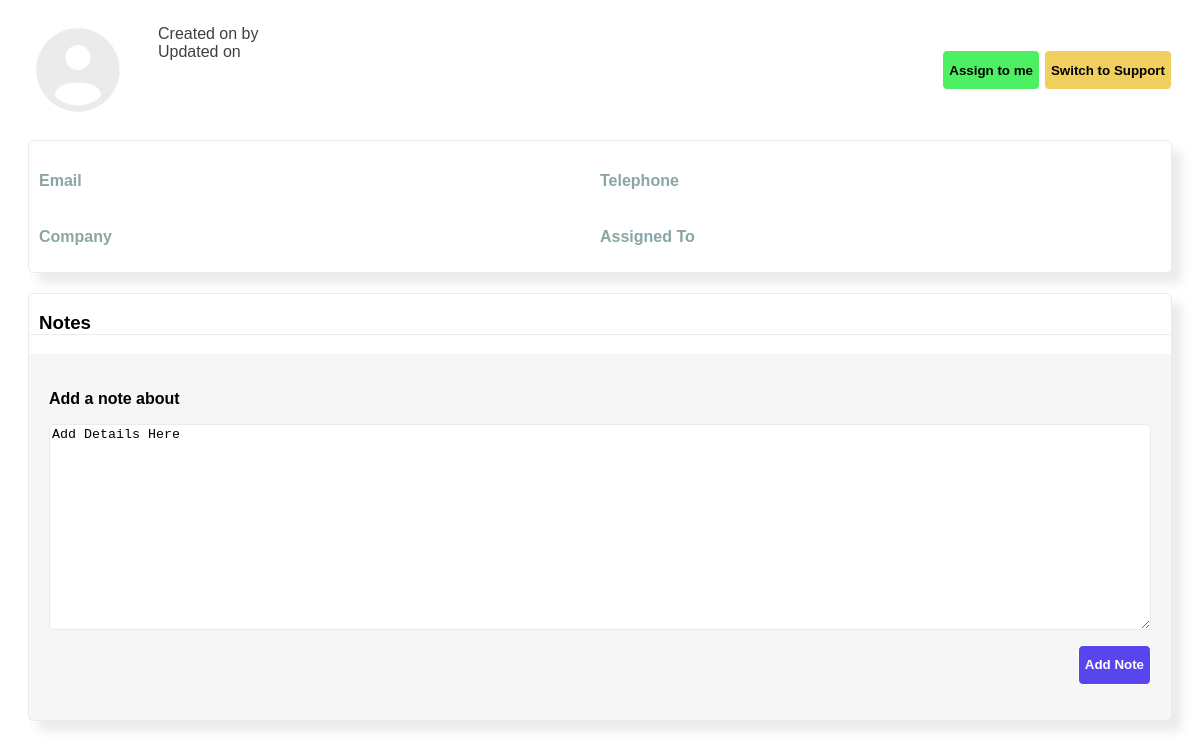
Before: /contactDetail.php?mail=example@something.com with the older database file.
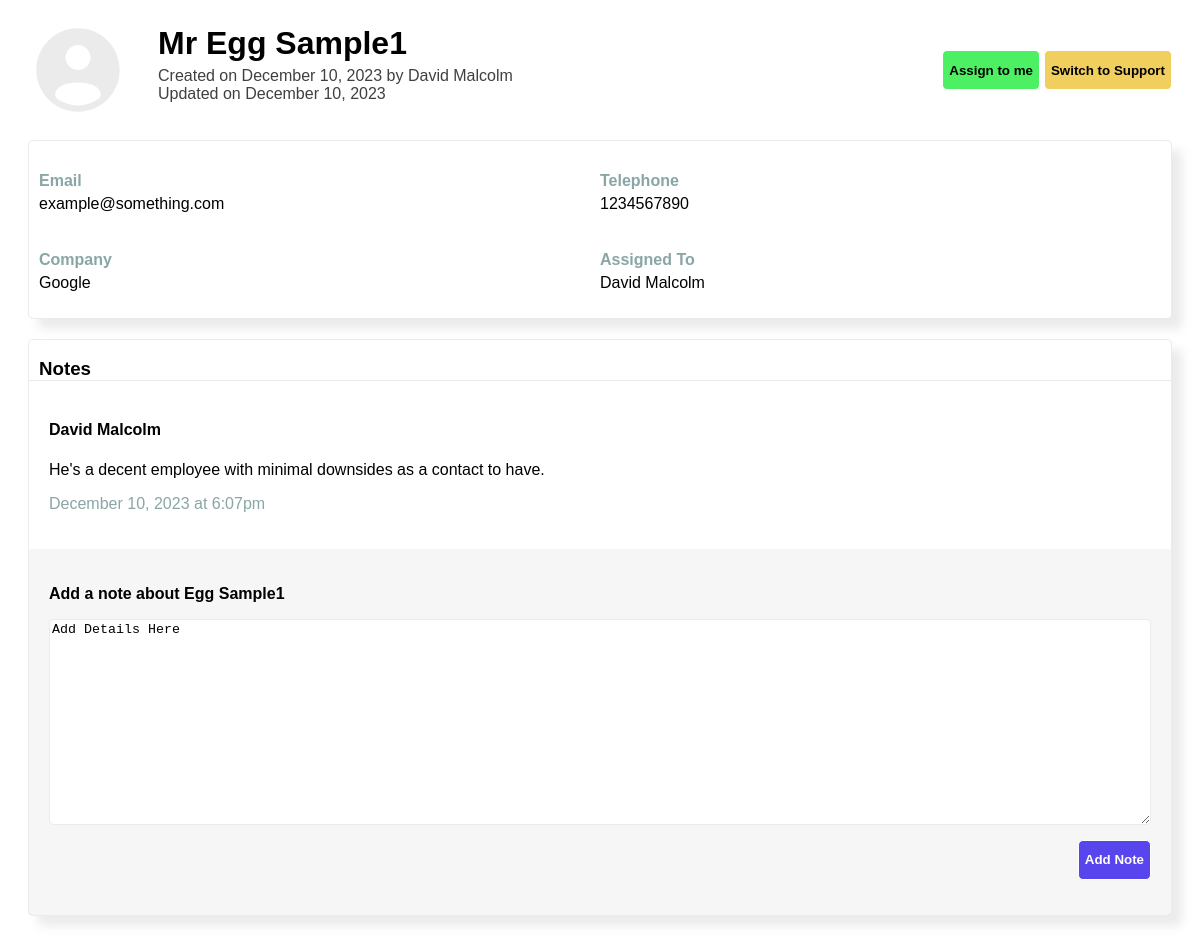
After: the same page with the newer database file.
### tables this page shows
CREATE TABLE `contacts` (
  `id` int(11) NOT NULL,
  `title` varchar(255) NOT NULL,
  `firstname` varchar(255) NOT NULL,
  `lastname` varchar(255) NOT NULL,
  `email` varchar(255) NOT NULL,
  `telephone` varchar(255) NOT NULL,
  `company` varchar(255) NOT NULL,
  `type` varchar(255) NOT NULL,
  `assigned_to` int(11) NOT NULL,
  `created_by` int(11) NOT NULL,
  `created_at` datetime NOT NULL,
  `updated_at` datetime NOT NULL
);

CREATE TABLE `users` (
  `id` int(11) NOT NULL,
  `firstname` varchar(255) NOT NULL,
  `lastname` varchar(255) NOT NULL,
  `password` varchar(255) NOT NULL,
  `email` varchar(255) NOT NULL,
  `role` varchar(255) NOT NULL,
  `created_at` datetime NOT NULL
);

### contactDetail.php (the view, shortened to what this page needs)
<?php
   $pdo = new PDO("mysql:host=localhost;dbname=dolphin_crm","root","");
   if (isset($_GET['mail'])){
    $email = $_GET['mail'];
   }
   $query = $pdo->prepare("SELECT id, firstname, lastname, email, title, telephone, type, company, assigned_to, created_by, DATE_FORMAT(created_at, '%m-%d-%Y') AS formatted_date, DATE_FORMAT(updated_at, '%m-%d-%Y') AS updated_date FROM contacts where email = :email");
   $query->bindParam(':email', $email);
   if ($query->execute()){
      if ($rows = $query->fetch(PDO::FETCH_ASSOC)) {
           $person = array(
                'id' => $rows['id'],
               'company' => $rows['company'],
               'title' => $rows['title'],
               'name' => $rows['firstname'] . " " . $rows['lastname'],
               'email' => $rows['email'],
               'type' => $rows['type'],
               'creater' => $rows['created_by'],
               'created' => $rows['formatted_date'],
               'updated' => $rows['updated_date'],
               'tele' => $rows['telephone'],
               'assign' => $rows['assigned_to']
           );
       }
   }
   $upperquery = $pdo->prepare("SELECT firstname, lastname FROM users where id = :id");
   $upperquery->bindParam(':id', $person['creater']);
   if ($upperquery->execute()){
      if ($rows = $upperquery->fetch(PDO::FETCH_ASSOC)) {
           $manager = array(
               'name' => $rows['firstname'] . " " . $rows['lastname'],
           );
       }
   }
   $lowerquery = $pdo->prepare("SELECT firstname, lastname FROM users where id = :id");
   $lowerquery->bindParam(':id', $person['assign']);
   if ($lowerquery->execute()){
      if ($rows = $lowerquery->fetch(PDO::FETCH_ASSOC)) {
           $assign = array(
               'name' => $rows['firstname'] . " " . $rows['lastname'],
           );
       }
   }
   $noteQuery = $pdo->prepare("SELECT created_by, comment, created_at FROM notes WHERE contact_id=:contact_id");
   $noteQuery->bindParam(':contact_id', $person['id']);
   $notes = array();
    if ($noteQuery->execute()) {
        $resultNotes = $noteQuery->fetchAll(PDO::FETCH_ASSOC);
        foreach ($resultNotes as $note) {
            $noteData = array(
                'createdBy' => '',
                'comment' => $note['comment'],
                'createdAt' => DateTime::createFromFormat('Y-m-d H:i:s', $note['created_at']),
            );
            $userQuery = $pdo->prepare("SELECT firstname, lastname FROM users WHERE id = :userId");
            $userQuery->bindParam(':userId', $note['created_by']);
            if ($userQuery->execute()) {
                $user = $userQuery->fetch(PDO::FETCH_ASSOC);
                $noteData['createdBy'] = $user['firstname'] . ' ' . $user['lastname'];
            }
            $notes[] = $noteData;
        }
    }
   $dateTimeUpdated = DateTime::createFromFormat('m-d-Y', $person['updated']);
   if ($dateTimeUpdated !== false) {
       $person['updated'] = $dateTimeUpdated->format('F j, Y');
   }
   $dateTimeCreated = DateTime::createFromFormat('m-d-Y', $person['created']);
   if ($dateTimeCreated !== false) {
       $person['created'] = $dateTimeCreated->format('F j, Y');
   }
?>
<!DOCTYPE html>
<html lang="en">
<head>
    <link rel="stylesheet" href="css/details.css">
</head>
<div id="toppings">
    <div id="Profile">
        <img src="img/user.svg" alt="Profile Picture" id="profilemg">
        <div>
            <h1><?=$person['title']?> <?=$person['name']?></h1>
            <p>Created on <?=$person['created']?> by <?=$manager['name']?></p>
            <p>Updated on <?=$person['updated']?></p>
        </div>
    </div>
    <div id="buttons">
        <button id="assign" onclick="assignMe(event)">Assign to me</button>
        <button id="switch" onclick="switchMe(event)">Switch to <?php echo (strpos($person['type'], "Support") !== false) ? "Sales Lead" : "Support"; ?></button>
    </div>
</div>
<div id="info">
    <div class="organ">
        <h4>Email</h4>
        <p id="emailer"><?=$person['email']?></p>
    </div>
    <div class="organ">
        <h4>
            Telephone
        </h4>
        <p><?=$person['tele']?></p>
    </div>
    <div class="organ">
        <h4>Company</h4>
        <p><?=$person['company']?></p>
    </div>
    <div class="organ">
        <h4>Assigned To</h4>
        <p><?=$assign['name']?></p>
    </div>
</div>
<div id="notes">
    <h3>Notes</h3>
    <?php foreach ($notes as $note): ?>
        <div id="noted">
            <div class="grouping">
                <h4><?= $note['createdBy'] ?></h4>
                <p><?= $note['comment'] ?></p>
                <p class="date"><?= $note['createdAt']->format('F j, Y \a\t g:ia') ?></p>
            </div>
        </div>
    <?php endforeach; ?>
    <div id="noteAdder">
        <h4>Add a note about <?=$person['name']?></h4>
        <textarea type="text" id="text-box" >Add Details Here</textarea>
        <button id="addNote" onclick="notePress(event)">Add Note</button>
    </div>
</div>
</html>

Changed rows visible on the page:
added contacts: title "Mr", email "example@something.com", telephone "1234567890", company "Google"
now on this page (row edited): users: firstname+lastname "David Malcolm"
Other visible differences:
$person['name']: (not shown) → "Egg Sample1"
$person['created']: (not shown) → "December 10, 2023"
$person['updated']: (not shown) → "December 10, 2023"
new list line: "David Malcolm He's a decent employee with minimal downsides as a contact to have. December 10, 2023 at 6:07pm"
